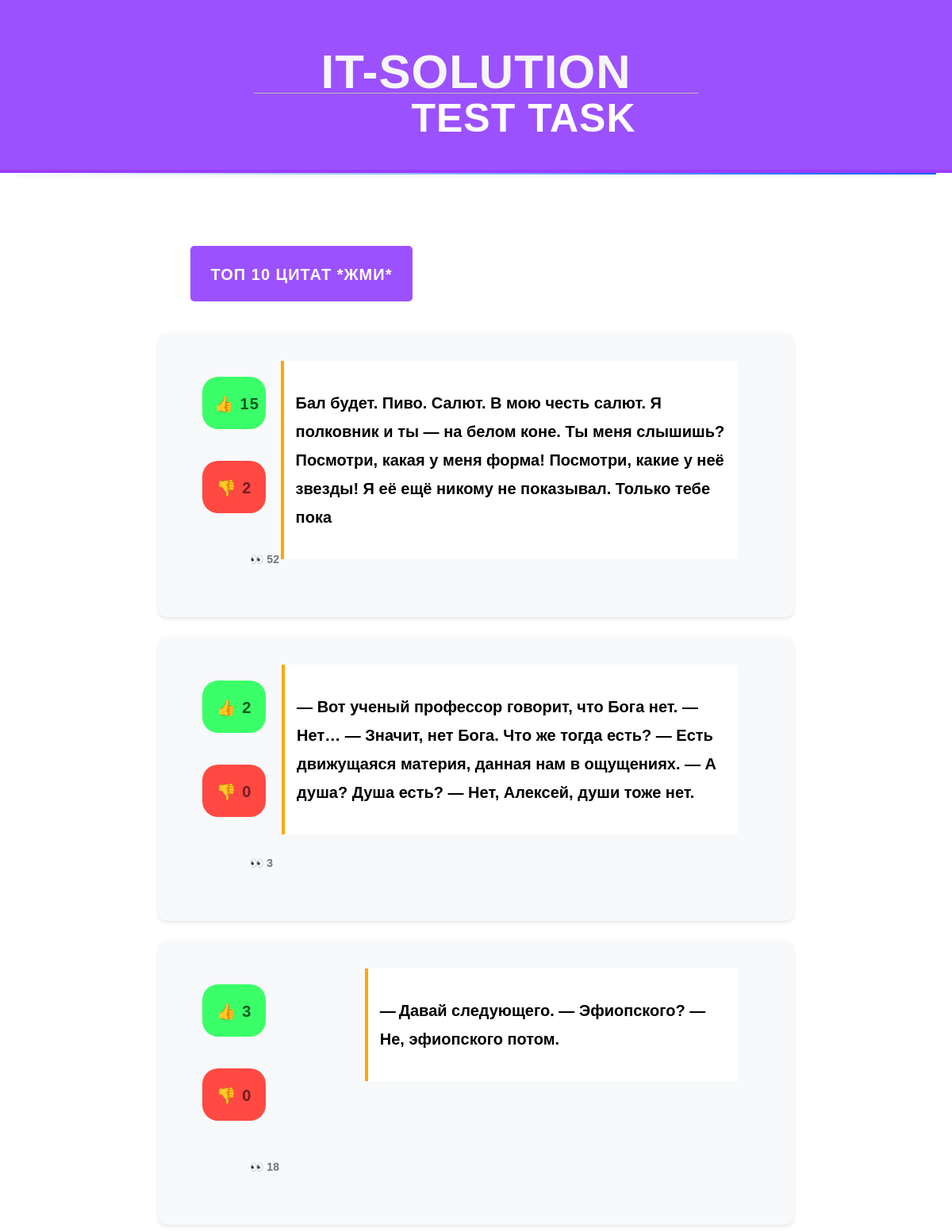
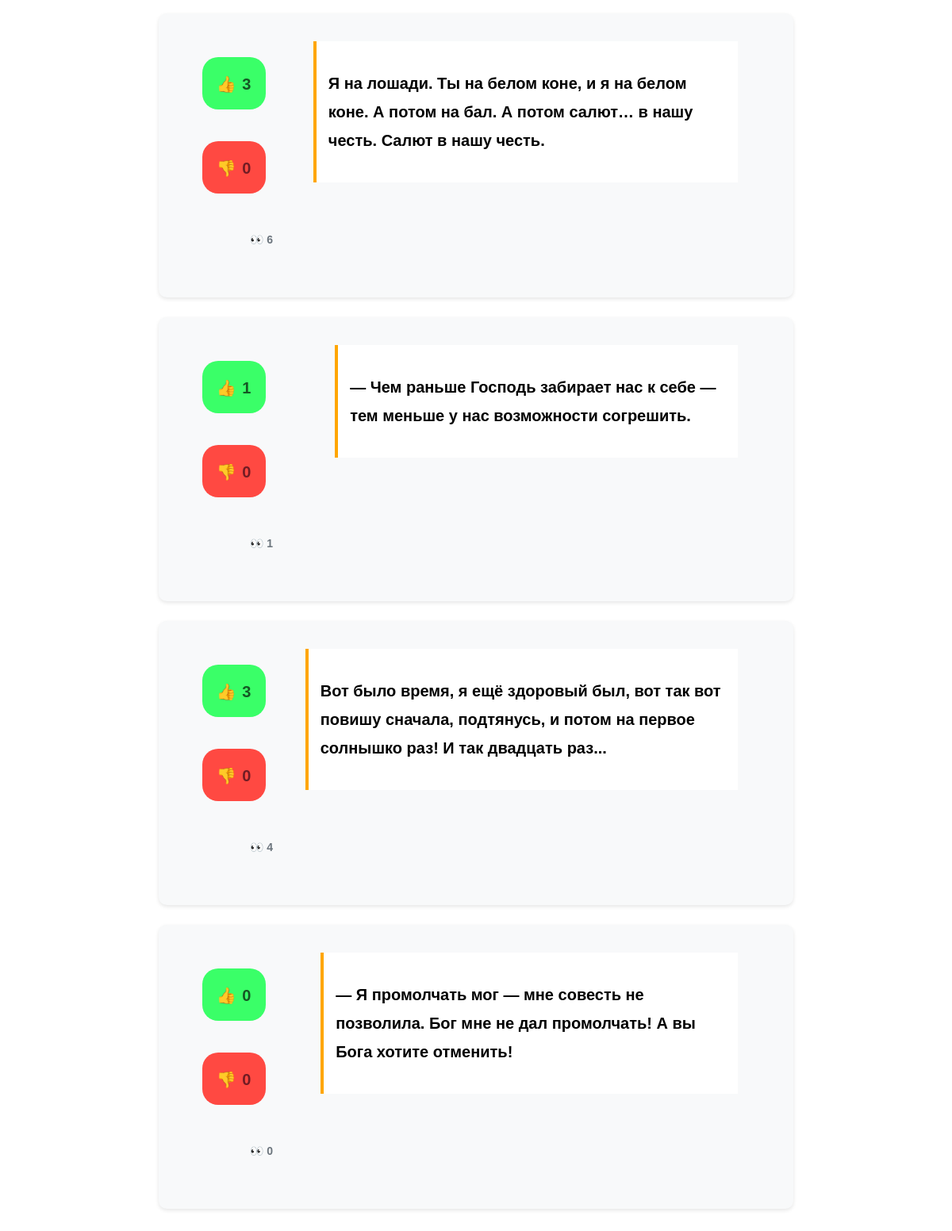
/random_quotes/, run on the app's committed database (2 pictures, top to bottom).
### random_quotes/models.py (models this page shows, shortened)
class Quote(models.Model):
    logger.info(f"DB Model")
    text = models.CharField(blank=False, max_length=200, unique=True)
    likes = models.PositiveIntegerField(default=0)
    dislikes = models.PositiveIntegerField(default=0)
    weight = models.FloatField(blank=False)
    views_count = models.BigIntegerField(default=0)
    image = models.ImageField(upload_to='quotes/', blank=True, null=True)
    source = models.ForeignKey(Source, on_delete=models.CASCADE, blank=False, related_name='quotes')

### random_quotes/views.py (the view)
# urls.py: path('', views.quote_list, name='quote_list'),
def quote_list(request):
    quotes = Quote.objects.all().order_by('-weight')
    return render(request, 'random_quotes/index.html', {'quotes': quotes})

### random_quotes/templates/random_quotes/index.html
{% extends "base.html" %}
{% block content %}
<div class="quotes-container">
    {% if quotes %}
        <a style="width: 240px; margin: 40px; background:#9c51ff; color: #ffffff" class="back-btn" href="{% url 'top'%}" class="stat">Топ 10 цитат *жми*</a>
        <div class="quotes-list">
            {% for quote in quotes %}
            <div class="quote-item">
                <div class="quote-stats">
                    <a style="width: 50px; margin: 40px" class="like-btn" href="{% url 'like_quote' quote.id %}" class="stat">👍 {{ quote.likes }}</a>
                    <a style="width: 50px; margin: 0 40px" class="dislike-btn" href="{% url 'dislike_quote' quote.id %}" class="stat">👎 {{ quote.dislikes }}</a>
                    <span style="width: 50px; margin: 50px 100px" class="stat">👀 {{ quote.views_count }}</span>
                </div>
                <div class="quote-text">
                    <p href="{% url 'quote_detail' quote.id %}">{{ quote.text }}</a>
                </div>
            </div>
            {% endfor %}
        </div>
    {% else %}
        <p>No quotes available.</p>
    {% endif %}
</div>
{% endblock %}

### random_quotes/templates/base.html (shortened to what this page needs)
{% load static %}
<!DOCTYPE html>
<html>
<head>
    <link href="{% static 'random_quotes/css/base.css' %}" rel="stylesheet">
</head>
<body>
    <center>
        <div id="header">
            <a href="https://it-solution.ru" class="logo-link">
                <div class="logo-container">
                    <h1 class="logo-main">IT-Solution</h1>
                    <h2 class="logo-sub">test task</h2>
                </div>
            </a>
        </div>
    </center>
    <div class="content-divider"></div>
    <div id="content">
        {% block content %}
        {% endblock %}
    </div>
</body>
</html>

### random_quotes/static/random_quotes/css/base.css (style rules this page uses)
body { margin:0; padding:0; font-family: 'Russo One', sans-serif; }
p { font-size:9px; line-height: 1.8; font-family: 'Russo One', sans-serif; font-size: 20px; }
a { color:#fbfbfb; text-decoration:none; font-family: 'Russo One', sans-serif; }
h1, h2, h3, h4, h5 , h6 { font-family: 'Muli', sans-serif; font-weight:normal; }
h1 { font-weight:bold; border-bottom:1px solid #bbb; font-family: 'Russo One', sans-serif; font-size:25px; }
h2 { font-weight:bold; padding:0 0 100px 0; margin:100px 100px 20px 100px; margin:30px 0 20px; font-family: 'Russo One', sans-serif; font-size:25px; }
#header { padding:45px 100px; font-size:14px; background:#9c51ff; color:#fff; border-bottom:4px solid #9a3cff; font-family: 'Russo One', sans-serif; }
#content { font-size:20px; font-weight:bold; padding:30px 100px; font-family: 'Russo One', sans-serif; }
.quotes-container { border-radius: 40px; max-width: 800px; margin: 0 auto; padding: 20px; }
.quote-item { border-radius: 40px; display: flex; align-items: flex-start; margin-bottom: 20px; padding: 15px; background: #f8f9fa; border-radius: 8px; box-shadow: 0 2px 4px rgba(0,0,0,0.1); }
.quote-stats { border-radius: 40px; display: flex; flex-direction: column; margin-right: 20px; min-width: 60px; }
.stat { border-radius: 80px; margin-bottom: 5px; font-size: 14px; color: #6c757d; }
.quote-text { flex-grow: 1; font-size: 16px; line-height: 1.5; }
.quote-text { font-size: 18px; line-height: 1.6; margin: 20px 55px; padding: 15px; background: white; border-left: 4px solid #ffa600; }
.logo-link { text-decoration: none; display: inline-block; }
.logo-container { position: relative; padding: 20px; transition: all 0.3s ease; }
.logo-main { font-family: 'Russo One', sans-serif; font-size: 60px; color: #f6f6f6; margin: 0; position: relative; left: 0; transition: left 0.3s ease; }
.logo-sub { font-family: 'Russo One', sans-serif; font-size: 50px; color: #ffffff; margin: 5px 0 0 120px; position: relative; left: 0; transition: left 0.3s ease; }
.content-divider { height: 2px; background: linear-gradient(to right, #ffffff, #0062ff); margin: 0 20px; box-shadow: 0 2px 4px rgba(0,0,0,0.1); }
#content { padding: 30px; }
.logo-main, .logo-sub { transition: all 0.3s cubic-bezier(0.25, 0.1, 0.25, 1); }
body { font-family: 'Lato', sans-serif; }
a { border-radius:20px; display: inline-block; width: 600px; height: 50px; line-height: 52px; font-weight: bold; text-decoration: none; text-align: center; text-transform: uppercase; letter-spacing: 1px; transition: all .35s; white-space: nowrap }
.like-btn, .dislike-btn { padding: 8px 15px; border-radius: 4px; text-decoration: none; }
.like-btn { border-radius: 20px; background: #3aff68; color: #155724; }
.dislike-btn { border-radius: 20px; background: hsl(2, 100%, 63%); color: #721c24; }
.quote-item { display: flex; margin-bottom: 25px; background: #f8f9fa; border-radius: 10px; overflow: hidden; box-shadow: 0 2px 5px rgba(0,0,0,0.1); }
.back-btn { border-radius: 40px; display: inline-block; padding: 10px 20px; background: #9c51ff; color: white; text-decoration: none; border-radius: 5px; font-family: 'Russo One', sans-serif; }

### data on the page
Quote: likes "15", dislikes "2", views_count "52", text "Бал будет. Пиво. Салют. В мою честь салют. Я полковник и ты — на белом коне. Ты меня слышишь? Посмотри, какая у меня форма! Посмотри, какие у неё звезды! Я её ещё никому не показывал. Только тебе пока"
Quote: likes "2", dislikes "0", views_count "3", text "— Вот ученый профессор говорит, что Бога нет. — Нет… — Значит, нет Бога. Что же тогда есть? — Есть движущаяся материя, данная нам в ощущениях. — А душа? Душа есть? — Нет, Алексей, души тоже нет."
Quote: likes "3", dislikes "0", views_count "18", text "— Давай следующего. — Эфиопского? — Не, эфиопского потом."
Quote: likes "3", dislikes "0", views_count "6", text "Я на лошади. Ты на белом коне, и я на белом коне. А потом на бал. А потом салют… в нашу честь. Салют в нашу честь."
Quote: likes "1", dislikes "0", views_count "1", text "— Чем раньше Господь забирает нас к себе — тем меньше у нас возможности согрешить."
Quote: likes "3", dislikes "0", views_count "4", text "Вот было время, я ещё здоровый был, вот так вот повишу сначала, подтянусь, и потом на первое солнышко раз! И так двадцать раз..."
Quote: likes "0", dislikes "0", views_count "0", text "— Я промолчать мог — мне совесть не позволила. Бог мне не дал промолчать! А вы Бога хотите отменить!"
